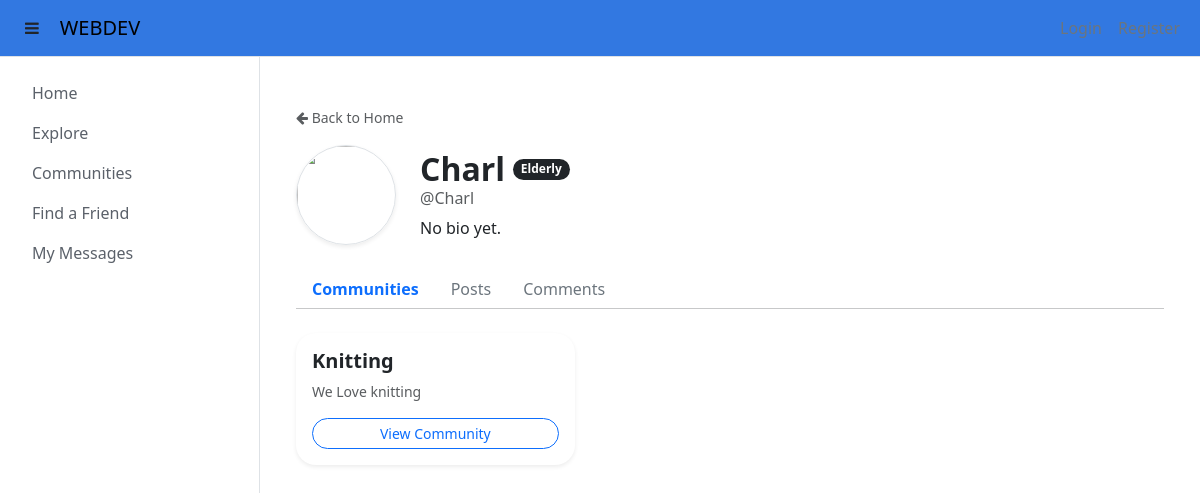
Screenshot of /userprofile/Charl with the database file from the repository.
### tables this page shows
CREATE TABLE user_profiles (
            user_id INTEGER PRIMARY KEY,
            display_name TEXT NOT NULL,
            bio TEXT,
            FOREIGN KEY (user_id) REFERENCES users(user_id) ON DELETE CASCADE
        );

CREATE TABLE users (
            user_id INTEGER PRIMARY KEY AUTOINCREMENT,
            username TEXT UNIQUE NOT NULL,
            password TEXT NOT NULL,
            email TEXT NOT NULL,
            phone TEXT NOT NULL,
            age INT NOT NULL
        );

CREATE TABLE communities (
            community_id INTEGER PRIMARY KEY AUTOINCREMENT,
            name TEXT UNIQUE NOT NULL,
            description TEXT
        );

### main.py (the view)
@app.route('/userprofile/<username>')
def userprofile(username):
    conn = get_db()
    viewer_id = session.get('user_id', 0)
    profile = conn.execute("""
        SELECT u.user_id, u.username, u.email, u.phone, u.age,
               p.display_name, p.bio
        FROM users u
        JOIN user_profiles p ON u.user_id = p.user_id
        WHERE u.username = ?
    """, (username,)).fetchone()
    if not profile:
        return "Profile not found", 404
    profile_owner_id = profile['user_id']
    user_communities = conn.execute("""
        SELECT c.community_id, c.name, c.description
        FROM community_members cm
        JOIN communities c ON cm.community_id = c.community_id
        WHERE cm.user_id = ?
        ORDER BY c.name
    """, (profile_owner_id,)).fetchall()
    posts = conn.execute("""
        SELECT p.post_id, p.title, p.content, p.created_at,
               p.image_url AS image_path,
               c.community_id, c.name AS community_name,
               u.username,
               (SELECT COUNT(*) FROM post_likes WHERE post_id = p.post_id) AS like_count,
               (SELECT 1 FROM post_likes WHERE post_id = p.post_id AND user_id = ?) AS user_liked
        FROM posts p
        JOIN communities c ON p.community_id = c.community_id
        JOIN users u ON p.user_id = u.user_id
        WHERE p.user_id = ?
        ORDER BY p.created_at DESC
    """, (viewer_id, profile_owner_id)).fetchall()
    comments = conn.execute("""
        SELECT cm.comment_id, cm.content, cm.created_at,
               p.post_id, p.title AS post_title,
               c.community_id, c.name AS community_name,
               u.username,
               (SELECT COUNT(*) FROM comment_likes WHERE comment_id = cm.comment_id) AS like_count,
               (SELECT 1 FROM comment_likes WHERE comment_id = cm.comment_id AND user_id = ?) AS user_liked
        FROM comments cm
        JOIN posts p ON cm.post_id = p.post_id
        JOIN communities c ON p.community_id = c.community_id
        JOIN users u ON cm.user_id = u.user_id
        WHERE cm.user_id = ?
        ORDER BY cm.created_at DESC
    """, (viewer_id, profile_owner_id)).fetchall()
    return render_template(
        'userprofile.html',
        profile=profile,
        communities=user_communities,
        posts=posts,
        comments=comments
    )

### helpers.py (called while the page is built)
def connect_db():
    sql = sqlite3.connect(DATABASE)
    sql.row_factory = sqlite3.Row
    sql.execute("PRAGMA foreign_keys = ON")
    return sql

def get_db():
    if not hasattr(g, 'sqlite3_db'):
        g.sqlite3_db = connect_db()
    return g.sqlite3_db

### main.py (called while the page is built)
def mention_to_link(text):
    if not text:
        return ""
    mention_pattern = r'@(\w+)'
    def replace_with_link(match):
        clean_username = match.group(1)
        conn = get_db()
        user_exists = conn.execute(
            "SELECT 1 FROM users WHERE username = ?", (clean_username,)
        ).fetchone()
        if user_exists:
            link = url_for('userprofile', username=clean_username)
            return f'<a href="{link}" class="text-primary text-decoration-none fw-bold">@{clean_username}</a>'
        return f'@{clean_username}'
    return re.sub(mention_pattern, replace_with_link, text)

### templates/userprofile.html (shortened to what this page needs)
{% extends 'base.html' %}
{% block body %}
<div class="container mt-4">
    <div class="mb-3">
        <a href="{{ url_for('index') }}" class="text-decoration-none text-muted small">
            <i class="fa fa-arrow-left"></i> Back to Home
        </a>
    </div>
    <div class="d-flex align-items-center mb-4">
        <div class="flex-shrink-0">
            <img src="{{ url_for('static', filename='img.png') }}" class="img-fluid rounded-circle border shadow-sm" style="width:100px; height:100px; object-fit: cover;">
        </div>
        <div class="ms-4 flex-grow-1">
            <div class="d-flex align-items-center">
                <h2 class="mb-0 me-2 fw-bold">{{ profile['display_name'] }}</h2>
                <span class="badge {{ 'bg-dark' if profile['age'] >= 60 else 'bg-primary' }} rounded-pill">
                    {{ 'Elderly' if profile['age'] >= 60 else 'Youth' }}
                </span>
            </div>
            <h6 class="text-muted mb-2">@{{ profile['username'] }}</h6>
            <p class="mb-0 text-dark">{{ profile['bio'] | mention | safe if profile['bio'] else "No bio yet." }}</p>
        </div>
    </div>
    <ul class="nav nav-tabs border-0" id="profileTabs" role="tablist">
        <li class="nav-item">
            <button class="nav-link active border-0 bg-transparent" id="communities-tab" data-bs-toggle="tab" data-bs-target="#communities" type="button" role="tab">Communities</button>
        </li>
        <li class="nav-item">
            <button class="nav-link border-0 bg-transparent" id="posts-tab" data-bs-toggle="tab" data-bs-target="#posts" type="button" role="tab">Posts</button>
        </li>
        <li class="nav-item">
            <button class="nav-link border-0 bg-transparent" id="comments-tab" data-bs-toggle="tab" data-bs-target="#comments" type="button" role="tab">Comments</button>
        </li>
    </ul>
    <hr class="mt-0 mb-4">
    <div class="tab-content">
        <div class="tab-pane fade show active" id="communities" role="tabpanel">
            <div class="row g-3">
                {% if communities %}
                    {% for c in communities %}
                    <div class="col-md-4">
                        <div class="card h-100 shadow-sm border-0">
                            <div class="card-body d-flex flex-column">
                                <h5 class="card-title fw-bold">{{ c['name'] }}</h5>
                                <p class="card-text text-muted small">{{ c['description'] or "No description available." }}</p>
                                <a href="{{ url_for('community', community_id=c['community_id']) }}" class="btn btn-sm btn-outline-primary mt-auto rounded-pill">View Community</a>
                            </div>
                        </div>
                    </div>
                    {% endfor %}
                {% else %}
                    <p class="text-muted px-2 italic">Not joined any communities yet.</p>
                {% endif %}
            </div>
        </div>
    </div>
</div>
{% endblock %}

### static/main.css (style rules this page uses)
body { height: 100%; overflow-y: hidden; }
body { overflow-y: hidden; height: 100%; }
a { color: #5B616A; }
div, .card { border-radius: 20px; }

### templates/userprofile.html (style rules this page uses)
.nav-link { cursor: pointer; color: #6c757d; font-weight: 500; }
.nav-link.active { color: #0d6efd !important; font-weight: 700; }

### rows the page displays
user_profiles: display_name "Charl", bio|mention "No bio yet."
users: age "Elderly", username "Charl"
communities: name "Knitting", description "We Love knitting"
